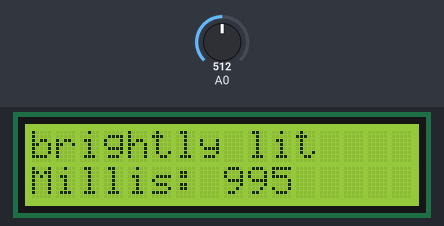
The sketch below on a simulated Arduino Uno, built with avr-gcc and run on an emulated ATmega328P. On the bench: 16×2 character LCD. The test bench sets the inputs (shaded band); at power-on: A0 = 512. What the sketch prints to the serial monitor is not drawn.

Above: at 1.2 s.
1.3 s: A0 set to 107
2.8 s: A0 set to 91
At 3.06 s:
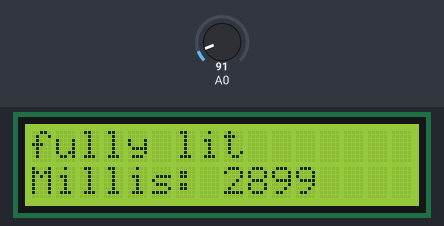
5.3 s: A0 set to 11
At 5.47 s:
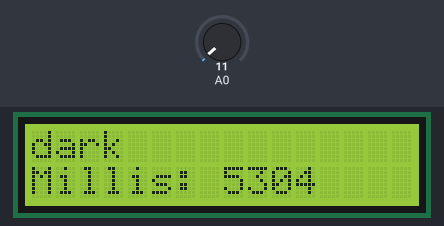
7.7 s: A0 set to 8
At 7.89 s:
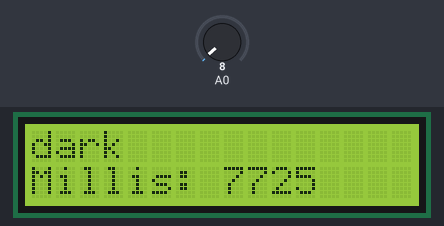
9.2 s: A0 set to 50
At 9.46 s:
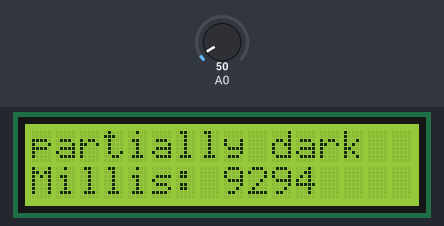
11.7 s: A0 set to 70
At 11.86 s:
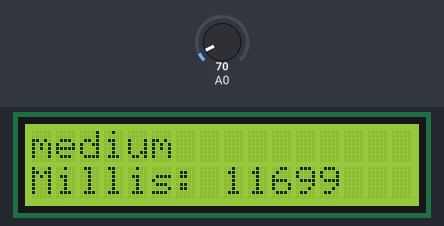
Timing chart, 0 to 14.7 s (numbered marks = the images above; inputs shaded):
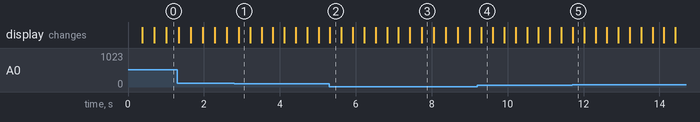

Measured:
- the behaviour switches between 100 and 99 on A0 (found by bisection; images 0 and 1)
- after the input at 2.8 s, the display: changes after 0.12 s (image 1)
- after the input at 5.3 s, the display: changes at once (image 2)
- after the input at 9.2 s, the display: changes after 0.11 s (image 4)
- after the input at 11.7 s, the display: changes at once (image 5)

The sketch:

rjain56lab4.ino
```cpp
// Rahin Jain, 665219123 and rjain56
// Lab 4 - Analog Input: Photoresistor (LDR – Light Dependent Resistor)
// Description - This lab demonstrates using a photoresistor and LCD to show light levels in five categories based on sensor readings.
// Assumption - A photoresistor is connected to analog pin A0.
//              The 10k ohm resistor and photoresistor are appropriately
//              wired together to form a voltage divider.
// References - https://docs.arduino.cc/learn/electronics/lcd-displays
//              https://www.instructables.com/How-to-use-a-photoresistor-or-photocell-Arduino-Tu/
//              https://playground.arduino.cc/Learning/PhotoResistor/
// Date - oct 4
// Time - 5:04
// TA - yuri

#include <LiquidCrystal.h>
LiquidCrystal lcd(12, 11, 5, 4, 3, 2);

// Initialize serial communication at a baud rate of 9600 for debugging
void setup() {
  lcd.begin(16, 2);
  Serial.begin(9600);
}

void loop() {

  lcd.clear();

  // Declare required variable
  String lev;
  int value = analogRead(A0);
  unsigned long time_curr = millis();

  // Determine the lighting level based on the analog sensor value
  if (value < 40) {
    lev = "dark";
  }
  else if (value < 60) {
    lev = "partially dark";
  }
  else if (value < 80) {
    lev = "medium";
  }
  else if (value < 100) {
    lev = "fully lit";
  }
  else {
    lev = "brightly lit";
  }

  // Set the cursor to the first row, first column
  lcd.setCursor(0, 0);
  // lcd.print("Light ");
  lcd.print(lev);
  lcd.print("     ");

  // Set the cursor to the second row, first column
  lcd.setCursor(0, 1);
  lcd.print("Millis: ");
  lcd.print(time_curr);
  lcd.print("    ");

  // Print the light value to the serial monitor for debugging purposes
  Serial.print("Light value: ");
  Serial.println(value);
}
```
